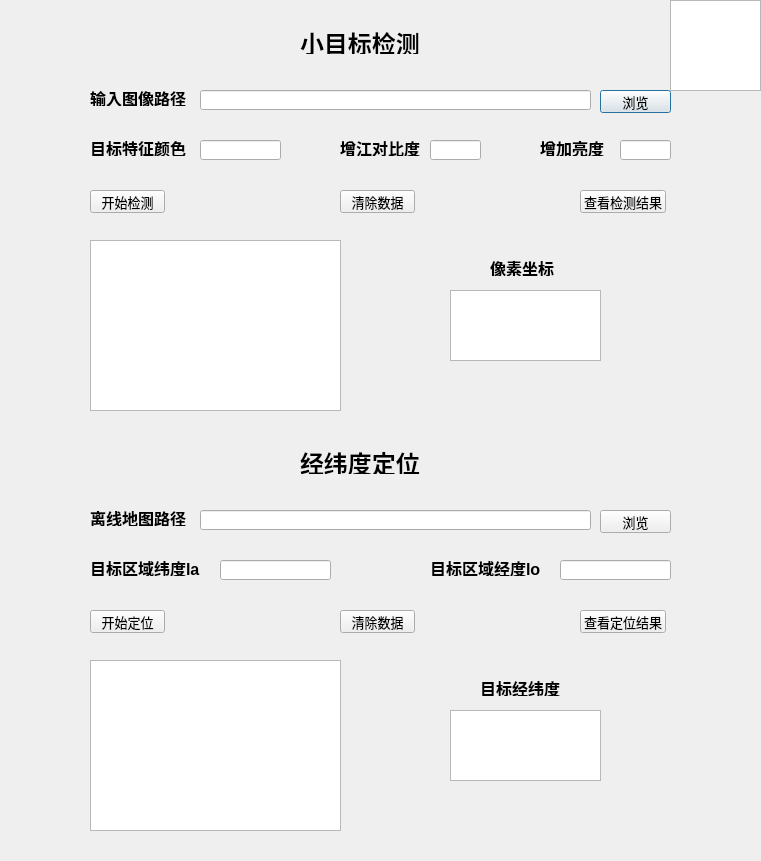
<?xml version="1.0" encoding="UTF-8"?>
<ui version="4.0">
 <class>Dialog</class>
 <widget class="QDialog" name="Dialog">
  <property name="geometry">
   <rect>
    <x>0</x>
    <y>0</y>
    <width>761</width>
    <height>861</height>
   </rect>
  </property>
  <property name="windowTitle">
   <string>星载对地遥感图像小目标配准定位软件</string>
  </property>
  <widget class="QLabel" name="label">
   <property name="geometry">
    <rect>
     <x>300</x>
     <y>30</y>
     <width>125</width>
     <height>24</height>
    </rect>
   </property>
   <property name="font">
    <font>
     <pointsize>18</pointsize>
     <weight>75</weight>
     <bold>true</bold>
    </font>
   </property>
   <property name="text">
    <string>小目标检测</string>
   </property>
  </widget>
  <widget class="QLabel" name="label_2">
   <property name="geometry">
    <rect>
     <x>90</x>
     <y>90</y>
     <width>102</width>
     <height>16</height>
    </rect>
   </property>
   <property name="font">
    <font>
     <pointsize>12</pointsize>
     <weight>75</weight>
     <bold>true</bold>
    </font>
   </property>
   <property name="text">
    <string>输入图像路径</string>
   </property>
  </widget>
  <widget class="QLabel" name="label_3">
   <property name="geometry">
    <rect>
     <x>90</x>
     <y>140</y>
     <width>102</width>
     <height>16</height>
    </rect>
   </property>
   <property name="font">
    <font>
     <family>宋体</family>
     <pointsize>12</pointsize>
     <weight>75</weight>
     <bold>true</bold>
    </font>
   </property>
   <property name="text">
    <string>目标特征颜色</string>
   </property>
  </widget>
  <widget class="QLabel" name="label_4">
   <property name="geometry">
    <rect>
     <x>340</x>
     <y>140</y>
     <width>85</width>
     <height>16</height>
    </rect>
   </property>
   <property name="font">
    <font>
     <pointsize>12</pointsize>
     <weight>75</weight>
     <bold>true</bold>
    </font>
   </property>
   <property name="text">
    <string>增江对比度</string>
   </property>
  </widget>
  <widget class="QLabel" name="label_5">
   <property name="geometry">
    <rect>
     <x>540</x>
     <y>140</y>
     <width>68</width>
     <height>16</height>
    </rect>
   </property>
   <property name="font">
    <font>
     <pointsize>12</pointsize>
     <weight>75</weight>
     <bold>true</bold>
    </font>
   </property>
   <property name="text">
    <string>增加亮度</string>
   </property>
  </widget>
  <widget class="QLabel" name="label_6">
   <property name="geometry">
    <rect>
     <x>490</x>
     <y>260</y>
     <width>102</width>
     <height>16</height>
    </rect>
   </property>
   <property name="font">
    <font>
     <pointsize>12</pointsize>
     <weight>75</weight>
     <bold>true</bold>
    </font>
   </property>
   <property name="text">
    <string>像素坐标</string>
   </property>
  </widget>
  <widget class="QLabel" name="label_7">
   <property name="geometry">
    <rect>
     <x>90</x>
     <y>510</y>
     <width>102</width>
     <height>16</height>
    </rect>
   </property>
   <property name="font">
    <font>
     <pointsize>12</pointsize>
     <weight>75</weight>
     <bold>true</bold>
    </font>
   </property>
   <property name="text">
    <string>离线地图路径</string>
   </property>
  </widget>
  <widget class="QLabel" name="label_8">
   <property name="geometry">
    <rect>
     <x>90</x>
     <y>560</y>
     <width>120</width>
     <height>16</height>
    </rect>
   </property>
   <property name="font">
    <font>
     <pointsize>12</pointsize>
     <weight>75</weight>
     <bold>true</bold>
    </font>
   </property>
   <property name="text">
    <string>目标区域纬度la</string>
   </property>
  </widget>
  <widget class="QLabel" name="label_9">
   <property name="geometry">
    <rect>
     <x>430</x>
     <y>560</y>
     <width>120</width>
     <height>16</height>
    </rect>
   </property>
   <property name="font">
    <font>
     <pointsize>12</pointsize>
     <weight>75</weight>
     <bold>true</bold>
    </font>
   </property>
   <property name="text">
    <string>目标区域经度lo</string>
   </property>
  </widget>
  <widget class="QLabel" name="label_10">
   <property name="geometry">
    <rect>
     <x>480</x>
     <y>680</y>
     <width>85</width>
     <height>16</height>
    </rect>
   </property>
   <property name="font">
    <font>
     <pointsize>12</pointsize>
     <weight>75</weight>
     <bold>true</bold>
    </font>
   </property>
   <property name="text">
    <string>目标经纬度</string>
   </property>
  </widget>
  <widget class="QLabel" name="label_11">
   <property name="geometry">
    <rect>
     <x>300</x>
     <y>450</y>
     <width>125</width>
     <height>24</height>
    </rect>
   </property>
   <property name="font">
    <font>
     <pointsize>18</pointsize>
     <weight>75</weight>
     <bold>true</bold>
    </font>
   </property>
   <property name="text">
    <string>经纬度定位</string>
   </property>
  </widget>
  <widget class="QLineEdit" name="lineEdit_1">
   <property name="geometry">
    <rect>
     <x>200</x>
     <y>90</y>
     <width>391</width>
     <height>20</height>
    </rect>
   </property>
  </widget>
  <widget class="QLineEdit" name="lineEdit_2">
   <property name="geometry">
    <rect>
     <x>430</x>
     <y>140</y>
     <width>51</width>
     <height>20</height>
    </rect>
   </property>
  </widget>
  <widget class="QLineEdit" name="lineEdit_3">
   <property name="geometry">
    <rect>
     <x>620</x>
     <y>140</y>
     <width>51</width>
     <height>20</height>
    </rect>
   </property>
  </widget>
  <widget class="QLineEdit" name="lineEdit_4">
   <property name="geometry">
    <rect>
     <x>200</x>
     <y>140</y>
     <width>81</width>
     <height>20</height>
    </rect>
   </property>
  </widget>
  <widget class="QLineEdit" name="lineEdit_5">
   <property name="geometry">
    <rect>
     <x>200</x>
     <y>510</y>
     <width>391</width>
     <height>20</height>
    </rect>
   </property>
  </widget>
  <widget class="QLineEdit" name="lineEdit_6">
   <property name="geometry">
    <rect>
     <x>220</x>
     <y>560</y>
     <width>111</width>
     <height>20</height>
    </rect>
   </property>
  </widget>
  <widget class="QLineEdit" name="lineEdit_7">
   <property name="geometry">
    <rect>
     <x>560</x>
     <y>560</y>
     <width>111</width>
     <height>20</height>
    </rect>
   </property>
  </widget>
  <widget class="QPushButton" name="pushButton_1">
   <property name="geometry">
    <rect>
     <x>600</x>
     <y>90</y>
     <width>71</width>
     <height>23</height>
    </rect>
   </property>
   <property name="font">
    <font>
     <pointsize>10</pointsize>
    </font>
   </property>
   <property name="text">
    <string>浏览</string>
   </property>
  </widget>
  <widget class="QPushButton" name="pushButton_2">
   <property name="geometry">
    <rect>
     <x>90</x>
     <y>190</y>
     <width>75</width>
     <height>23</height>
    </rect>
   </property>
   <property name="font">
    <font>
     <pointsize>10</pointsize>
    </font>
   </property>
   <property name="text">
    <string>开始检测</string>
   </property>
  </widget>
  <widget class="QPushButton" name="pushButton_3">
   <property name="geometry">
    <rect>
     <x>340</x>
     <y>190</y>
     <width>75</width>
     <height>23</height>
    </rect>
   </property>
   <property name="font">
    <font>
     <pointsize>10</pointsize>
    </font>
   </property>
   <property name="text">
    <string>清除数据</string>
   </property>
  </widget>
  <widget class="QPushButton" name="pushButton_4">
   <property name="geometry">
    <rect>
     <x>580</x>
     <y>190</y>
     <width>86</width>
     <height>23</height>
    </rect>
   </property>
   <property name="font">
    <font>
     <pointsize>10</pointsize>
    </font>
   </property>
   <property name="text">
    <string>查看检测结果</string>
   </property>
  </widget>
  <widget class="QPushButton" name="pushButton_5">
   <property name="geometry">
    <rect>
     <x>90</x>
     <y>610</y>
     <width>75</width>
     <height>23</height>
    </rect>
   </property>
   <property name="font">
    <font>
     <pointsize>10</pointsize>
    </font>
   </property>
   <property name="text">
    <string>开始定位</string>
   </property>
  </widget>
  <widget class="QPushButton" name="pushButton_6">
   <property name="geometry">
    <rect>
     <x>340</x>
     <y>610</y>
     <width>75</width>
     <height>23</height>
    </rect>
   </property>
   <property name="font">
    <font>
     <pointsize>10</pointsize>
    </font>
   </property>
   <property name="text">
    <string>清除数据</string>
   </property>
  </widget>
  <widget class="QPushButton" name="pushButton_7">
   <property name="geometry">
    <rect>
     <x>580</x>
     <y>610</y>
     <width>86</width>
     <height>23</height>
    </rect>
   </property>
   <property name="font">
    <font>
     <pointsize>10</pointsize>
    </font>
   </property>
   <property name="text">
    <string>查看定位结果</string>
   </property>
  </widget>
  <widget class="QTextBrowser" name="textBrowser_1">
   <property name="geometry">
    <rect>
     <x>90</x>
     <y>240</y>
     <width>251</width>
     <height>171</height>
    </rect>
   </property>
  </widget>
  <widget class="QTextBrowser" name="textBrowser_2">
   <property name="geometry">
    <rect>
     <x>450</x>
     <y>290</y>
     <width>151</width>
     <height>71</height>
    </rect>
   </property>
  </widget>
  <widget class="QTextBrowser" name="textBrowser_3">
   <property name="geometry">
    <rect>
     <x>90</x>
     <y>660</y>
     <width>251</width>
     <height>171</height>
    </rect>
   </property>
  </widget>
  <widget class="QTextBrowser" name="textBrowser_4">
   <property name="geometry">
    <rect>
     <x>450</x>
     <y>710</y>
     <width>151</width>
     <height>71</height>
    </rect>
   </property>
  </widget>
  <widget class="QPushButton" name="pushButton_8">
   <property name="geometry">
    <rect>
     <x>600</x>
     <y>510</y>
     <width>71</width>
     <height>23</height>
    </rect>
   </property>
   <property name="font">
    <font>
     <pointsize>10</pointsize>
    </font>
   </property>
   <property name="text">
    <string>浏览</string>
   </property>
  </widget>
  <widget class="QGraphicsView" name="graphicsView">
   <property name="geometry">
    <rect>
     <x>670</x>
     <y>0</y>
     <width>91</width>
     <height>91</height>
    </rect>
   </property>
  </widget>
 </widget>
 <resources/>
 <connections/>
</ui>
